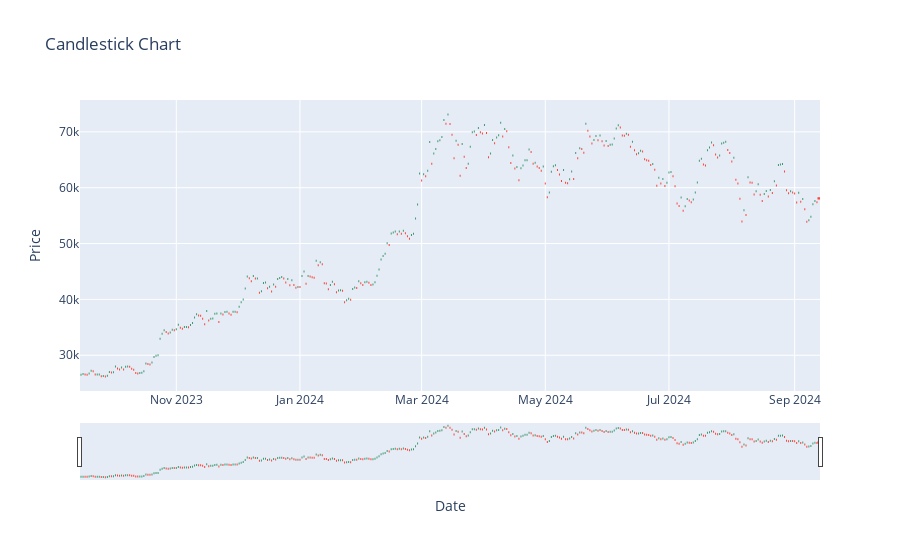

The code cell stored with this chart in its notebook:
### Code cell
import plotly.graph_objects as go

# Create the figure with the Candlestick chart
fig = go.Figure(data=[go.Candlestick(x=candlestick_data.index,
                                     open=candlestick_data['Price']['first'],
                                     high=candlestick_data['Price']['min'],
                                     low=candlestick_data['Price']['max'],
                                     close=candlestick_data['Price']['last'])])

# Update layout
fig.update_layout(title="Candlestick Chart", xaxis_title="Date", yaxis_title="Price")
fig.show()

### Figure 1 — Plotly figure (JSON) as saved in the notebook; plotly's stock layout.template omitted (floating-point values rounded to 4 significant figures; data arrays with more than 128 entries replaced by an {"elided": "..."} marker saying what was removed)
{"data": [{"close": {"elided": "365 float values"}, "high": {"elided": "365 float values"}, "low": {"elided": "365 float values"}, "open": {"elided": "365 float values"}, "type": "candlestick", "x": {"elided": "365 str values"}}], "layout": {"title": {"text": "Candlestick Chart"}, "xaxis": {"title": {"text": "Date"}}, "yaxis": {"title": {"text": "Price"}}}}
